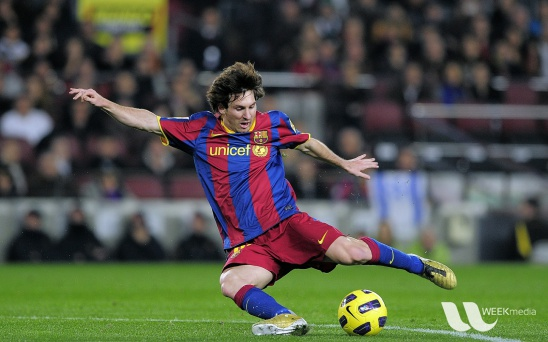
#> input picture messi5.jpg, 548 x 342 px
$ python laplacianpyr2.py
#> lines starting #> are read from the running program, lines starting #| are printed output that depends on the picture
import cv2
import numpy as np
import pyplot as plt

img = cv2.imread('messi5.jpg')
#> img is the input picture: shape (342, 548, 3); mean B, G, R 72.4, 86, 82.2
img = cv2.resize(img,dsize = (512,512))
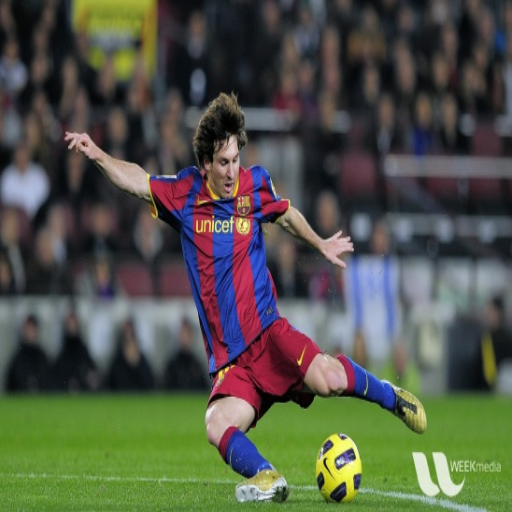
#> img: shape (512, 512, 3); mean B, G, R 72.3, 85.9, 82

# generate Gaussian pyramid
G = img.copy()
gpA = [G]
for i in xrange(6):
    G = cv2.pyrDown(G)
    gpA.append(G)
#> this loop made 6 passes
#> pass 1, `G = cv2.pyrDown(G)`:
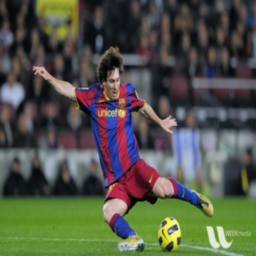
#> G: shape (256, 256, 3); mean B, G, R 72.3, 85.8, 82
#> pass 3, `G = cv2.pyrDown(G)`:
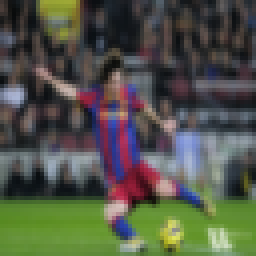
#> G: shape (64, 64, 3) (shown 4 times larger); mean B, G, R 72.2, 85.4, 81.8
#> after the loop, gpA = 7 items

# generate Laplacian Pyramid
lpA = [gpA[5]]
for i in xrange(5,0,-1):
    GE = cv2.pyrUp(gpA[i])
    L = cv2.subtract(gpA[i-1],GE)
    lpA.append(L)
#> this loop made 5 passes
#> pass 1, `GE = cv2.pyrUp(gpA[i])`:
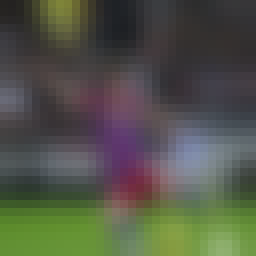
#> GE: shape (32, 32, 3) (shown 8 times larger); mean of channels 0, 1, 2 72.1, 84.9, 81.7; drawn as B, G, R
#> pass 2, `GE = cv2.pyrUp(gpA[i])`:
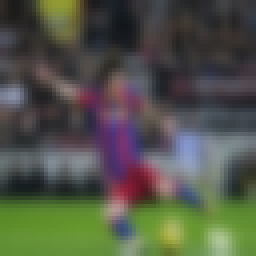
#> GE: shape (64, 64, 3) (shown 4 times larger); mean of channels 0, 1, 2 72.3, 85.5, 82; drawn as B, G, R
#> pass 2, `L = cv2.subtract(gpA[i-1],GE)`:
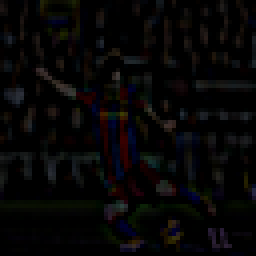
#> L: shape (64, 64, 3) (shown 4 times larger); mean of channels 0, 1, 2 5.8, 5.8, 6.6; drawn as B, G, R
#> after the loop, lpA = 6 items

cv2.imshow('Gaussian',lpA[5])
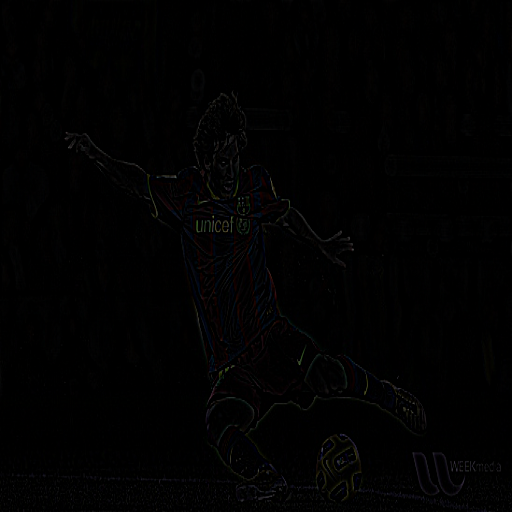
#> window 'Gaussian': shape (512, 512, 3); mean B, G, R 1.5, 1.4, 1.5
cv2.waitKey(0)
cv2.destroyAllWindows()

$ run again, with apple.jpg copied over messi5.jpg
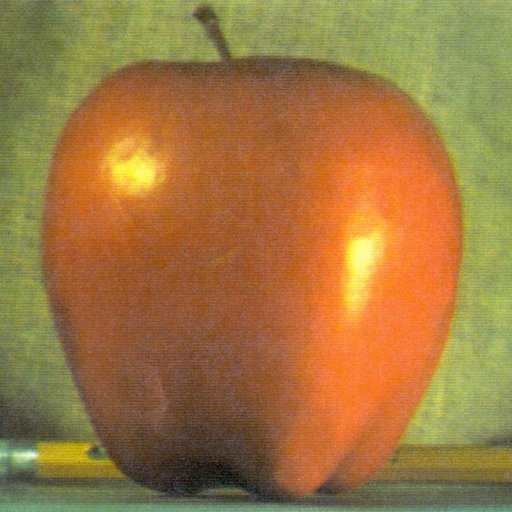
#> input picture apple.jpg, 512 x 512 px
#> img is the input picture: shape (512, 512, 3); mean B, G, R 64.8, 119.7, 159.1
#> after the loop `for i in xrange(6):`: gpA = 7 items
#> the loop `for i in xrange(5,0,-1):` made 5 passes
#> pass 2, `GE = cv2.pyrUp(gpA[i])`:
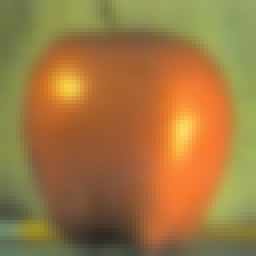
#> GE: shape (64, 64, 3) (shown 4 times larger); mean of channels 0, 1, 2 64.4, 119.4, 159.1; drawn as B, G, R
#> after the loop `for i in xrange(5,0,-1):`: lpA = 6 items
#> `cv2.imshow('Gaussian',lpA[5])`:
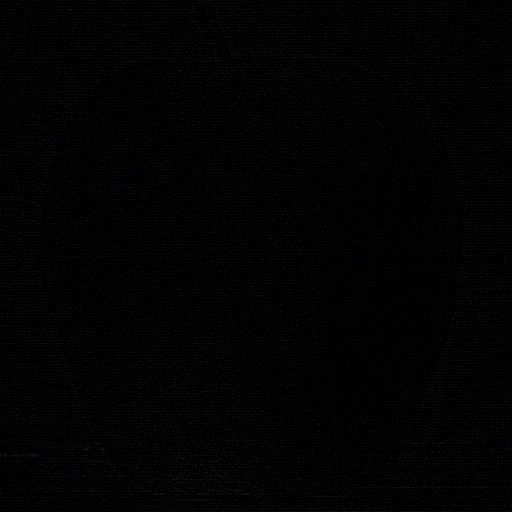
#> window 'Gaussian': shape (512, 512, 3); mean B, G, R 2, 2, 2

$ run again, with dave.jpg copied over messi5.jpg
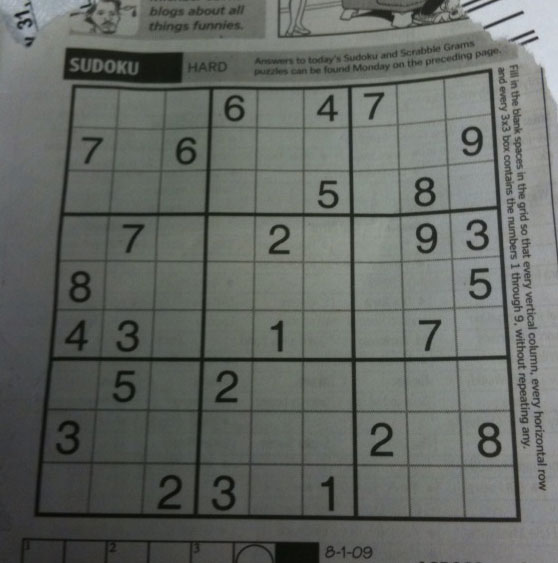
#> input picture dave.jpg, 558 x 563 px
#> img is the input picture: shape (563, 558, 3); mean B, G, R 99.5, 104.1, 100
#> img: shape (512, 512, 3)
#> the loop `for i in xrange(6):` made 6 passes
#> pass 3, `G = cv2.pyrDown(G)`:
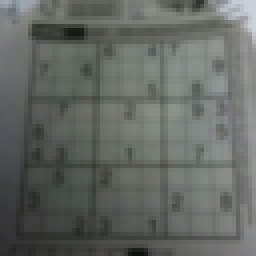
#> G: shape (64, 64, 3) (shown 4 times larger); mean B, G, R 99.3, 103.9, 99.8
#> after the loop `for i in xrange(6):`: gpA = 7 items
#> the loop `for i in xrange(5,0,-1):` made 5 passes
#> pass 1, `L = cv2.subtract(gpA[i-1],GE)`:
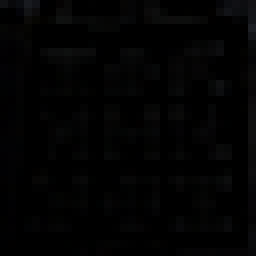
#> L: shape (32, 32, 3) (shown 8 times larger); mean of channels 0, 1, 2 2.7, 2.6, 2.5; drawn as B, G, R
#> after the loop `for i in xrange(5,0,-1):`: lpA = 6 items
